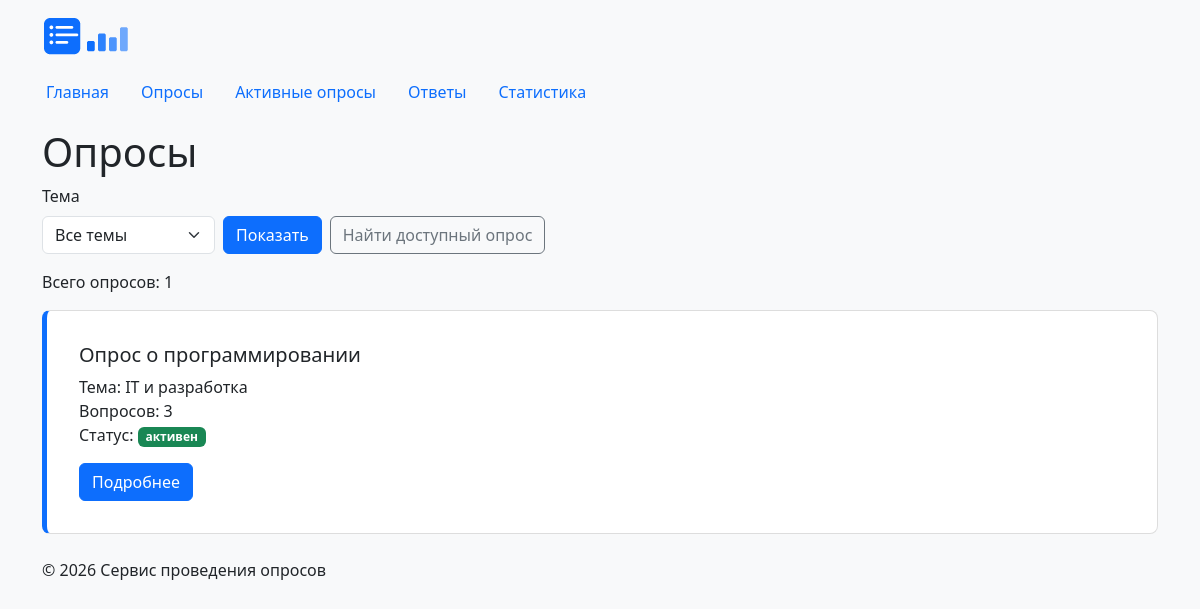
Screenshot of /surveys/ with the database file from the repository.
### surveys/views.py (the view)
# urls.py: path("surveys/", include("surveys.urls")),
def surveys(request: HttpRequest) -> HttpResponse:
    topic = request.GET.get("topic", "").strip()
    if topic:
        surveys_list = fetch_all(SURVEYS_BY_TOPIC_SQL, [topic])
    else:
        surveys_list = fetch_all(SURVEYS_SQL)
    context = {
        "surveys": surveys_list,
        "topics": fetch_all(TOPICS_SQL),
        "selected_topic": topic,
    }
    return render(request, "surveys/survey_list.html", context)

### db/database.py (called while the page is built)
def get_connection() -> sqlite3.Connection:
    if not Path(DB_PATH).exists():
        raise FileNotFoundError(
            f"Файл базы данных не найден: {DB_PATH}. "
            "Создайте его командами из README.md (раздел ПР7)."
        )
    conn = sqlite3.connect(DB_PATH)
    conn.row_factory = sqlite3.Row
    conn.execute("PRAGMA foreign_keys = ON")
    return conn

def fetch_all(sql: str, params=()) -> list[sqlite3.Row]:
    with closing(get_connection()) as conn:
        return conn.execute(sql, params).fetchall()

### surveys/templates/surveys/survey_list.html (shortened to what this page needs)
{% extends "base.html" %}
{% block content %}
    <h1>Опросы</h1>
    <form method="get" class="row g-2 align-items-end mb-3">
        <div class="col-auto">
            <label for="topic" class="form-label">Тема</label>
            <select id="topic" name="topic" class="form-select">
                <option value="">Все темы</option>
            </select>
        </div>
        <div class="col-auto">
            <button type="submit" class="btn btn-primary">Показать</button>
        </div>
        <div class="col-auto">
            <a href="{% url 'surveys:available' %}"
               class="btn btn-outline-secondary">
                Найти доступный опрос
            </a>
        </div>
    </form>
    <p>Всего опросов: {{ surveys|length }}</p>
    {% for survey in surveys %}
        {% include "surveys/includes/survey_card.html" %}
    {% empty %}
        <p>Опросов пока нет.</p>
    {% endfor %}
{% endblock %}

### surveys/templates/surveys/includes/survey_card.html
<article class="card survey-card">
    <div class="card-body">
        <h2 class="card-title h5">
            {{ survey.title|default:"Без названия" }}
        </h2>
        <p class="card-text">
            Тема: {{ survey.topic }}<br>
            Вопросов: {{ survey.questions_count }}<br>
            Статус: {% include "surveys/includes/survey_status.html" %}
        </p>
        <a href="{% url 'surveys:detail' survey.id %}"
           class="btn btn-primary">
            Подробнее
        </a>
    </div>
</article>

### surveys/templates/surveys/includes/survey_status.html
{% if survey.status == "активен" %}
    <span class="badge bg-success survey-status survey-status-active">
        {{ survey.status }}
    </span>
{% else %}
    <span class="badge bg-secondary survey-status survey-status-closed">
        {{ survey.status|default:"не указан" }}
    </span>
{% endif %}

### homepage/static/homepage/css/style.css (style rules this page uses)
body { min-height: 100vh; background-color: #f8f9fa; }
.survey-card { margin-bottom: 1rem; padding: 1rem; border: 1px solid #ddd; border-left: 5px solid #0d6efd; border-radius: 8px; }
.survey-status { font-weight: 600; }

### rows the page displays
surveys: title "Опрос о программировании", topic "IT и разработка", questions_count "3", status "активен"

### other values shown
{{ surveys|length }} "1"
